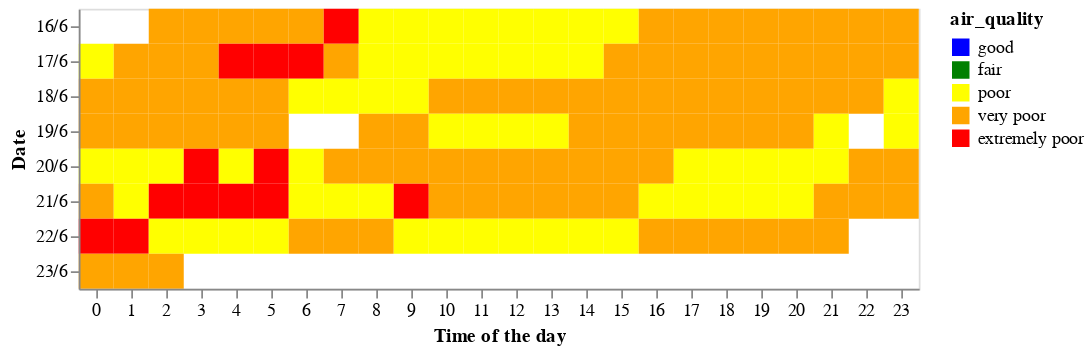

Notebook source saved alongside this figure:
### Code cell
alt.Chart.from_dict({
    "data": {
        "values": vis_data
    },
    "transform": [
        {"calculate": "datum.day + '/' + datum.month", "as": "date"}
    ],
    "mark": "rect",
    "encoding": {
        "y": {"field": "date", "type": "ordinal", "title": "Date"},
        "x": {"field": "hour", "type": "ordinal", "title": "Time of the day", "axis": {"labelAngle": 0}},
        "color": {
            "field": "air_quality",
            "type": "ordinal",
            "scale": {"range": ['blue', 'green', 'yellow', 'orange', 'red'], "domain": ['good','fair','poor','very poor','extremely poor']}
        }
    }
})

### Figure 1 — Vega-Lite specification as saved in the notebook (floating-point values rounded to 4 significant figures; data arrays with more than 128 entries replaced by an {"elided": "..."} marker saying what was removed)
{"config": {"view": {"continuousWidth": 400, "continuousHeight": 300}}, "data": {"name": "data-fd7cdef24380f0baf693d58391a05a3d"}, "mark": "rect", "encoding": {"color": {"field": "air_quality", "scale": {"domain": ["good", "fair", "poor", "very poor", "extremely poor"], "range": ["blue", "green", "yellow", "orange", "red"]}, "type": "ordinal"}, "x": {"axis": {"labelAngle": 0}, "field": "hour", "title": "Time of the day", "type": "ordinal"}, "y": {"field": "date", "title": "Date", "type": "ordinal"}}, "transform": [{"calculate": "datum.day + '/' + datum.month", "as": "date"}], "$schema": "https://vega.github.io/schema/vega-lite/v4.17.0.json", "datasets": {"data-fd7cdef24380f0baf693d58391a05a3d": {"elided": "169 records"}}}
